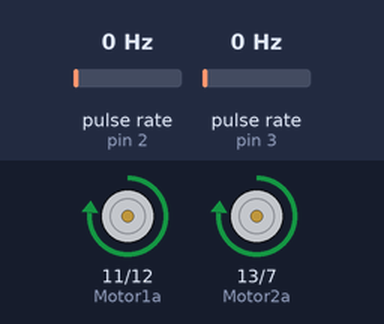
This sketch was run on a simulated Arduino Uno, built with avr-gcc and run on an emulated ATmega328P. On the bench: motor-driver pin pairs drawn as motors (green arrow = first pin HIGH = forward, orange = second pin HIGH = backward, longer = more drive, scaled by the enable pin). Wiring (inferred from the names in the program): 2 × pulse sensor: data pin 2 / data pin 3. Inputs (shaded band) come from the test bench; at power-on: pulse rate (sensors on pin 2, pin 3) 0 Hz. What the sketch prints to the serial monitor is not drawn.

Above: at 1.0 s.
At 3.0 s:
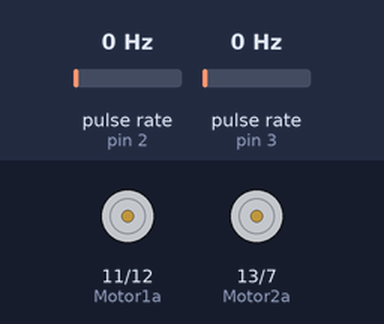
Timing chart, 0 to 5.2 s (numbered marks = the images above):
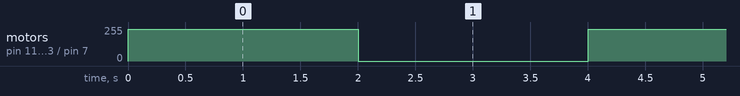

Measured:
- by itself, motor on pin 11 (Motor1a) / pin 12 (Motor1b), motor on pin 13 (Motor2a) / pin 7 (Motor2b): alternates forward 240/255 for 2.0 s and stopped for 2.0 s

The sketch:

motorTestv5.ino
```cpp
volatile long int encoderPosA = 0;
volatile long int encoderPosB = 0;
volatile long int refEncoderPosA = 0;
volatile long int refEncoderPosB = 0;
int motor_value = 255;
float startTime;
volatile float currentTime;
unsigned long lastTime = 0;

#define encoderOne 2
#define encoderTwo 3
#define Motor1a 11
#define Motor1b 12
#define Motor2a 13
#define Motor2b 7
const int ENA = 10;
const int ENB = 9;

double dt;
double integral, previous, output = 0;
double kp, ki, kd;
float speedErrorA = 0;
float speedErrorB = 0;

void setup() {
  // put your setup code here, to run once:
  Serial.begin(9600);

  attachInterrupt(digitalPinToInterrupt(encoderOne), incCountA, RISING);
  attachInterrupt(digitalPinToInterrupt(encoderTwo), incCountB, RISING);

  pinMode(Motor1a, OUTPUT);
  pinMode(Motor1b, OUTPUT);
  pinMode(Motor2a, OUTPUT);
  pinMode(Motor2b, OUTPUT);
  pinMode(ENA, OUTPUT);

  pinMode(encoderOne, INPUT);
  pinMode(encoderTwo, INPUT);

  startTime = millis();
}

void incCountA(){
  encoderPosA++;
}

void incCountB(){
  encoderPosB++;
}

double pid(double error)
{
  double proportional = error;
  integral += error * dt;
  double derivative = (error - previous) / dt;
  previous = error;
  double output = (kp * proportional) + (ki * integral) + (kd * derivative);
  return output;
}

void move(int time, float speedA, float speedB, int dir) {

  // if (dir == 1){
    digitalWrite(Motor1a, HIGH);  // Set IN1 HIGH
    digitalWrite(Motor1b, LOW);   // Set IN2 LOW
    analogWrite(ENA, speedA);  // Set motor speed (0-255)
    digitalWrite(Motor2a, HIGH);  // Set IN1 HIGH
    digitalWrite(Motor2b, LOW);   // Set IN2 LOW
    analogWrite(ENB, speedB);  // Set motor speed (0-255)
  // }else if (dir == 2){
  //   digitalWrite(Motor1a, LOW);  // Set IN1 HIGH
  //   digitalWrite(Motor1b, HIGH);   // Set IN2 LOW
  //   analogWrite(ENA, speedA);  // Set motor speed (0-255)
  //   digitalWrite(Motor2a, LOW);  // Set IN1 HIGH
  //   digitalWrite(Motor2b, HIGH);   // Set IN2 LOW
  //   analogWrite(ENB, speedB);  // Set motor speed (0-255)
  // }else if (dir == 3){
  //   digitalWrite(Motor1a, HIGH);  // Set IN1 HIGH
  //   digitalWrite(Motor1b, LOW);   // Set IN2 LOW
  //   analogWrite(ENA, speedA);  // Set motor speed (0-255)
  //   digitalWrite(Motor2a, LOW);  // Set IN1 HIGH
  //   digitalWrite(Motor2b, HIGH);   // Set IN2 LOW
  //   analogWrite(ENB, speedB);  // Set motor speed (0-255)
  // }else if (dir == 4){
  //   digitalWrite(Motor1a, LOW);  // Set IN1 HIGH
  //   digitalWrite(Motor1b, HIGH);   // Set IN2 LOW
  //   analogWrite(ENA, speedA);  // Set motor speed (0-255)
  //   digitalWrite(Motor2a, HIGH);  // Set IN1 HIGH
  //   digitalWrite(Motor2b, LOW);   // Set IN2 LOW
  //   analogWrite(ENB, speedB);  // Set motor speed (0-255)
  // }

  float actualSpeedA = (speedA * 550)/255;
  float actualSpeedB = (speedB * 550)/255;
  Serial.println(actualSpeedA);

  unsigned long currentTimeDatum = millis();
  unsigned long lastCurrentTime = currentTime;
  unsigned long currentCurrentTime = millis();
  int currentEncoderPosA = encoderPosA;
  float setpointSpeedA = actualSpeedA;
  int currentEncoderPosB = encoderPosB;
  float setpointSpeedB = actualSpeedB;

  while (currentCurrentTime - currentTimeDatum < time){
    currentEncoderPosA = encoderPosA;
    currentEncoderPosB = encoderPosB;
    currentCurrentTime = millis();
    dt = currentCurrentTime - lastCurrentTime;

    setpointSpeedA = ((currentEncoderPosA - refEncoderPosA)* 60 / 260)/ (currentCurrentTime - lastCurrentTime);//Take from encoder
    setpointSpeedB = ((currentEncoderPosB - refEncoderPosB)* 60 / 260)/ (currentCurrentTime - lastCurrentTime);

    double errorA = setpointSpeedA - actualSpeedA;
    speedErrorA = pid(errorA);
    double errorB = setpointSpeedB - actualSpeedB;
    speedErrorB = pid(errorB);

    actualSpeedA += speedErrorA;
    actualSpeedB += speedErrorB;

    analogWrite(ENA, speedA);  // Set motor speed (0-255)
    analogWrite(ENB, speedB);  // Set motor speed (0-255)

    actualSpeedA = (speedA * 550)/255;
    actualSpeedB = (speedB * 550)/255;
    lastCurrentTime = currentCurrentTime;
    refEncoderPosA = currentEncoderPosA;
    refEncoderPosB = currentEncoderPosB;
  }
}

void stopMotor(int time, int speed) {
  digitalWrite(Motor1a, LOW);
  digitalWrite(Motor1b, LOW);
  analogWrite(ENA, 0);      // Set speed to 0
  digitalWrite(Motor2a, LOW);  // Set IN1 HIGH
  digitalWrite(Motor2b, LOW);   // Set IN2 LOW
  analogWrite(ENB, 0);  // Set motor speed (0-255)
  delay(time);
}

void loop() {
  // put your main code here, to run repeatedly:
  currentTime = millis();
  refEncoderPosA = encoderPosA;
  refEncoderPosB = encoderPosB;
  move(2000,  240,  240,1);
  // rotate(180);
  stopMotor(2000,3);
  encoderPosA = 0;
  encoderPosB = 0;
}
```
